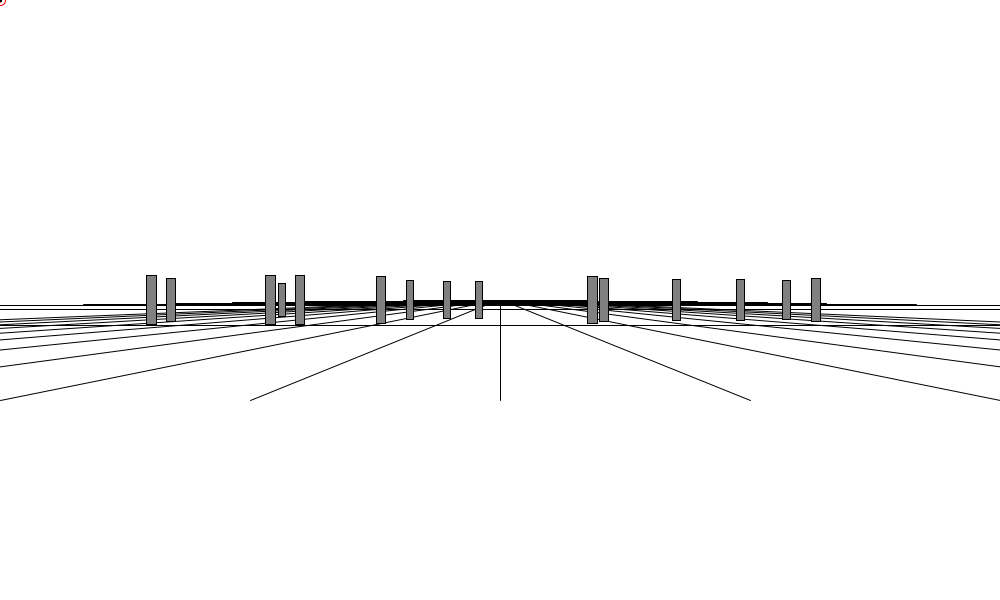
Frame 1 (no input)
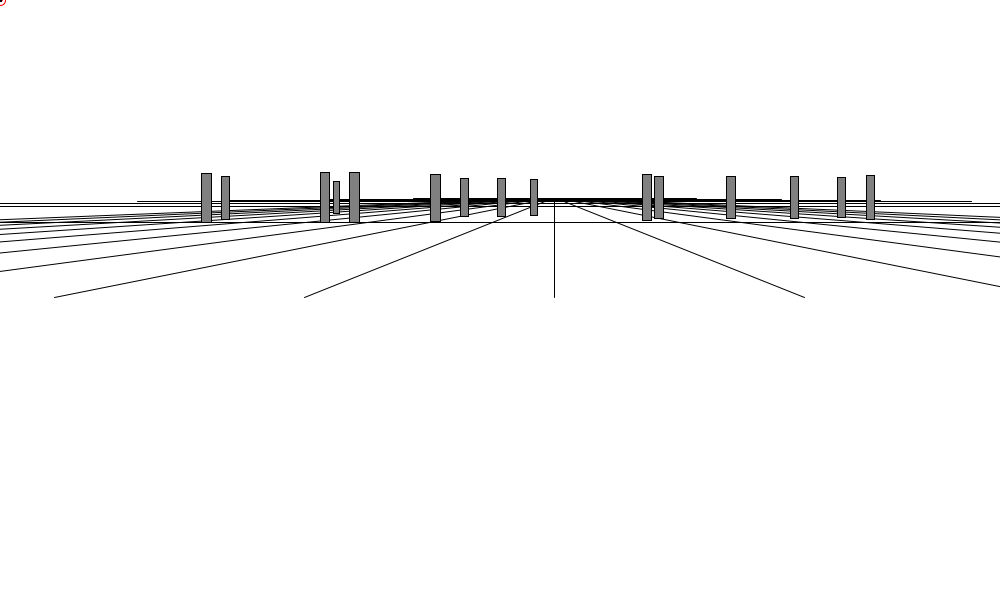
Frame 60 (the mouse pressed at the canvas centre just before this capture)
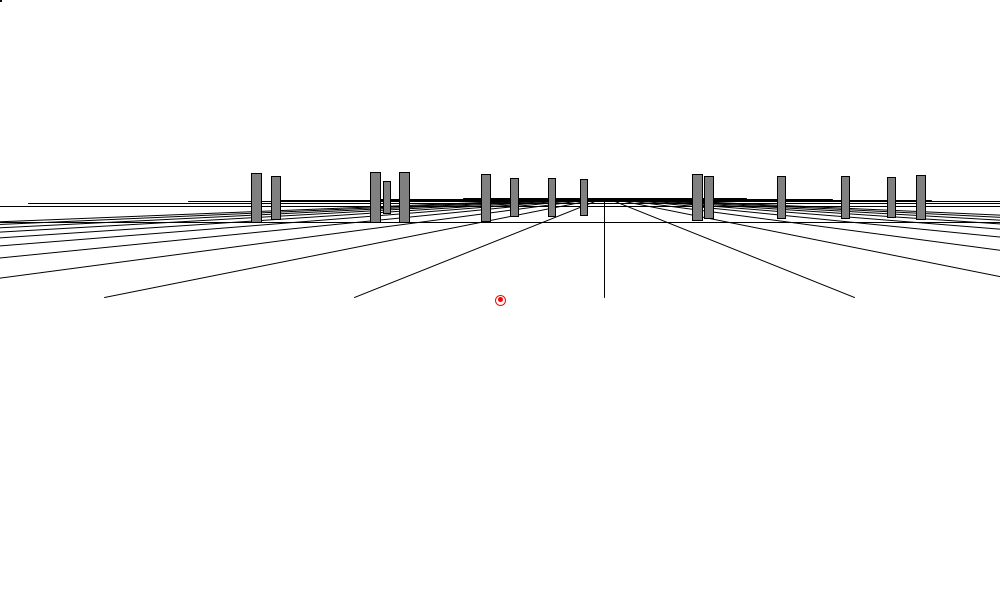
Frame 120 (the mouse held since frame 60 and released just before this capture)

The Processing sketch that drew these frames (run headless with seeded random() and noise(); from frame 60 on, the mouse is pressed at the canvas centre):

// Processing sketch: shooter_2d_steps
// ── shooter_2d_steps.pde
int targets=15;
int decals=150;
int frame=0;
int step=0;

float x,y;
float cX,cY,cZ;
float fov=150;
float vx,vy;
float fireOn=0;


float dX,dZ,dY;
float ddrag=0.02;
float krok=0.25;
float runX,runZ;
float G = 0.25;

float incline=0.15;
float drag=0.01;
float km=0.01;
float off=3;
float recoil=1;


float[][] decal=new float[decals][2];

class scene{
 float[][] Target=new float[targets][5];
 
 void gen(){
 for (int i=0;i<targets;i++){
 float xx=random(-400,400);
 float zz=random(0,100);
 Target[i][0]=xx;
 Target[i][1]=0;
 Target[i][2]=zz;
 Target[i][3]=10;
 Target[i][4]=50;
 }
 }
 
 void paint(){
     
  fill(128);
  strokeWeight(1); 
  stroke(0); 
  
 float d=250;
 for (int i=0;i<20;i++){
 float x1=(i-10)*d;
 float x2=(i-10)*d;
 float z1=0;
 float z2=20*d;
 float xx1=x1*fov/(fov+z1+cZ);
 float xx2=x2*fov/(fov+z2+cZ);
 float yy1=100*fov/(fov+z1+cZ);
 float yy2=100*fov/(fov+z2+cZ);
 line(xx1+cX,yy1+cY,xx2+cX,yy2+cY);
 }
 
 for (int i=0;i<20;i++){
 float x1=-10*d;
 float x2=10*d;
 float z1=i*d;
 float z2=i*d;
 float xx1=x1*fov/(fov+z1+cZ);
 float xx2=x2*fov/(fov+z2+cZ);
 float yy1=25*fov/(fov+z1+cZ);
 float yy2=25*fov/(fov+z1+cZ);
 line(xx1+cX,yy1+cY,xx2+cX,yy2+cY);
 }
 
  
  for (int i=0;i<targets;i++){
  float xx=Target[i][0]*fov/(fov+Target[i][2]+cZ);
  float yy=(Target[i][1]+25)*fov/(fov+Target[i][2]+cZ);
  float w=Target[i][3]*fov/(fov+Target[i][2]+cZ);
  float h=Target[i][4]*fov/(fov+Target[i][2]+cZ);
  //println(xx+" "+yy+" "+w+" "+h);
  rect(xx+cX,cY+yy,w,-h);
 }
 }
 
 
}


scene scene1 = new scene();

void setup() 
{ 
  frameRate(60);
  size(1000,600);
  cX=width/2;
  cY=height/2;
  smooth();
  scene1.gen();
}

void draw() 
{ 
  frame++;  
  background(255); 
  scene1.paint();
  stroke(255,0,0);
  fill(0,0);
  strokeWeight(1); 
  ellipse(mouseX, mouseY, 10, 10); 
  
  if((fireOn==1)&&(frame%3==0)){
  vy-=recoil;
  vx+=random(-recoil,recoil);
  vy+=random(-recoil,recoil);
  decal[frame%decals][0]=x;
  decal[frame%decals][1]=y;
  };
  
  x=x*(1-incline)+mouseX*incline;
  y=y*(1-incline)+mouseY*incline;

  vx*=(1-drag);
  vy*=(1-drag);

  vx-=(x-mouseX)*km;
  vy-=(y-mouseY)*km;

  vx+=random(-0.2,0.2);
  vy+=random(-0.2,0.2);
  
  x+=vx;
  y+=vy;
  
  stroke(255,0,0);
  strokeWeight(5); 
  point(x,y);
  
  cX+=dX;cZ+=dZ;cY+=dY;
  dX*=(1-ddrag);dZ*=(1-ddrag);dY*=(1-ddrag);
  if(cY>200){dY-=G;} else {dY=0;}
  
  
 stroke(0);
 strokeWeight(2); 
 for (int i=0;i<decals;i++){
  point(decal[i][0],decal[i][1]);
 }
 
 //if(frame%10==0)
 if(dY==0){
     step++;
     float stepLeft = (step%2)*2-1;
     if(runX==0){dX+=20*G*stepLeft;}
     //vy+=random(1,1)*off;
     dZ-=5*G*runZ;dX-=5*G*runX;
     if((runX!=0)||(runZ!=0))dY=20*G;
     if(cZ<-fov/2){dZ=1;}
 }
  
}

void keyPressed() {
  /*
  step++;
  float stepUp = (step%2)*2-1;
  float stepLeft = ((step/2)%2)*2-1;
  println(stepUp+" "+stepLeft);
*/  
  {
  if (key == 'w') {runZ=+1; }
  if (key == 's') {runZ=-1; }
  if (key == 'd') {runX=+1; }
  if (key == 'a') {runX=-1; }
  }
}

void keyReleased() {
  if ((key == 'w')&&(runZ==+1)) {runZ=0;}
  if ((key == 's')&&(runZ==-1)) {runZ=0; }
  if ((key == 'd')&&(runX==+1)) {runX=0; }
  if ((key == 'a')&&(runX==-1)) {runX=0; }
}

void mousePressed(){
if(mouseButton == LEFT){fireOn=1;}
};

void mouseReleased(){
if(mouseButton == LEFT){fireOn=0;}
};
